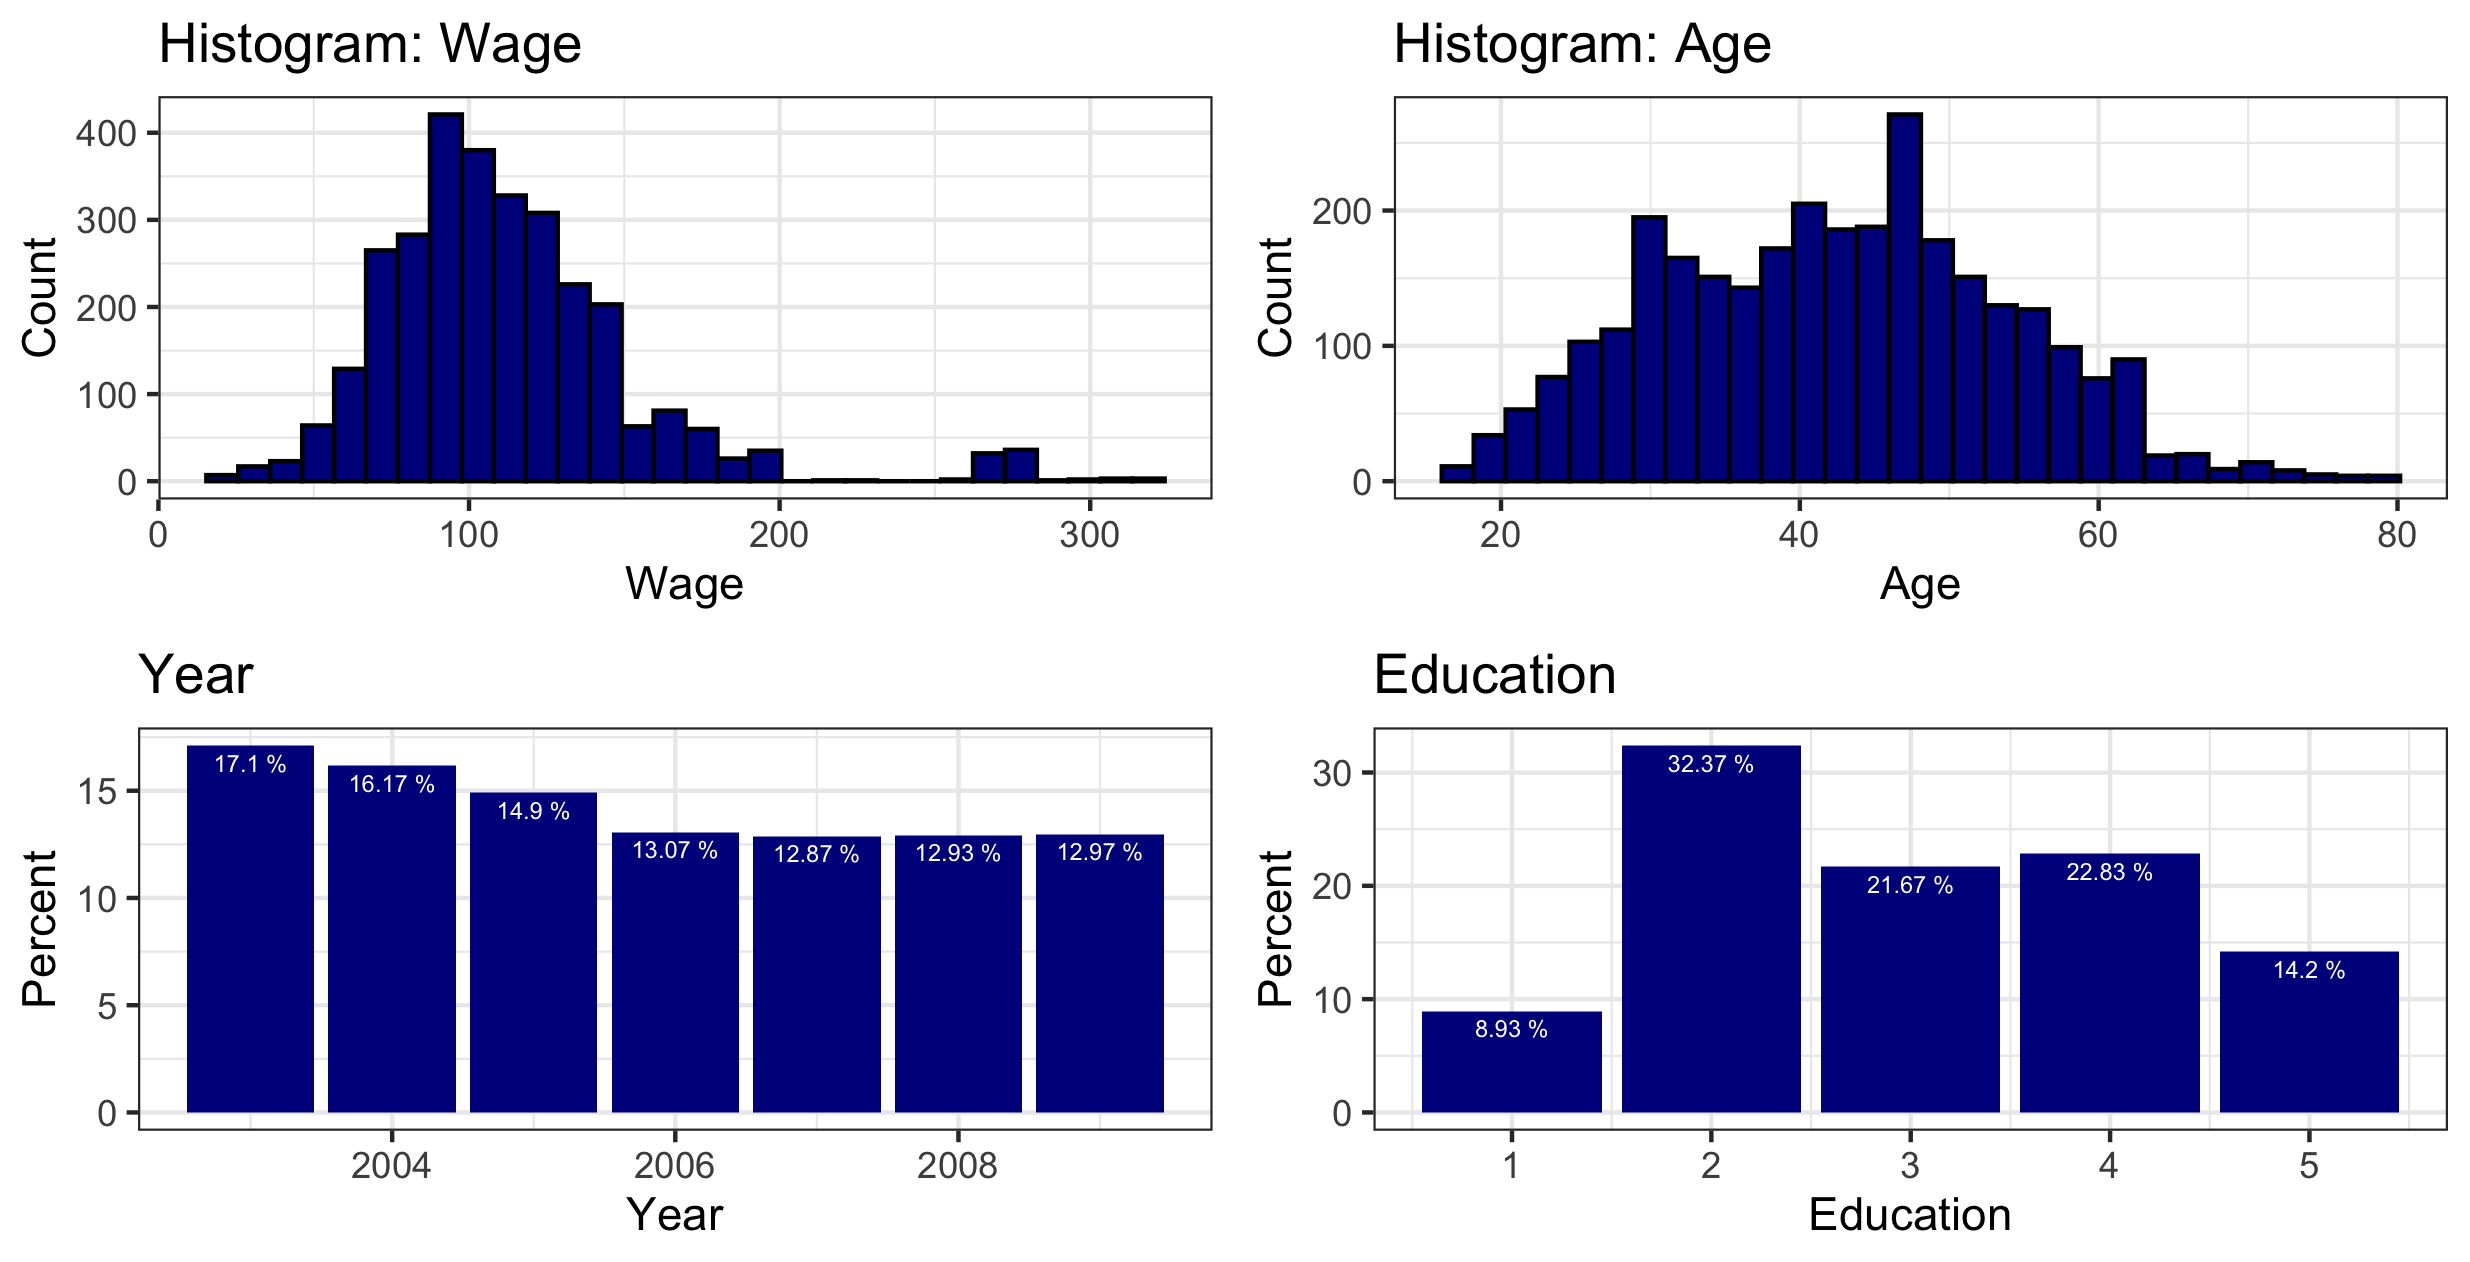

Write the R code that produced this figure.
## Required Libraries
library(tidyverse) ## This library is for data manipulation.
library(ggplot2) ## This library is for data visualization.
library(gridExtra) ## This library is also for data visualization.

## Plot for EDA
### Numerical Variables
nvar_plot <- function(vari, label){
  title_vari <- paste0("Histogram: ", label)
  ggplot(data, aes(x = {{ vari }})) + 
    geom_histogram(color = "black", fill = "darkblue") +
    theme_bw() +
    labs(title = title_vari, x = label, y = "Count")
}

### Categorical Variables
cvar_plot <- function(vari, label){
  data %>% group_by({{ vari }}) %>% 
    summarise(n = n()) %>% 
    mutate(Percent = 100 * n / sum(n)) %>%
    ggplot(aes(x = {{ vari }}, y = Percent)) +
    geom_bar(stat = "identity", size = 0.5, fill = "darkblue") +
    geom_text(aes(label = paste0(round(Percent,2), " %")), vjust = 1.5, 
              color = "white", position = position_dodge(0.9), size = 2) +
    labs(title = label, x = label, y = "Percent") +
    theme_bw()
}
